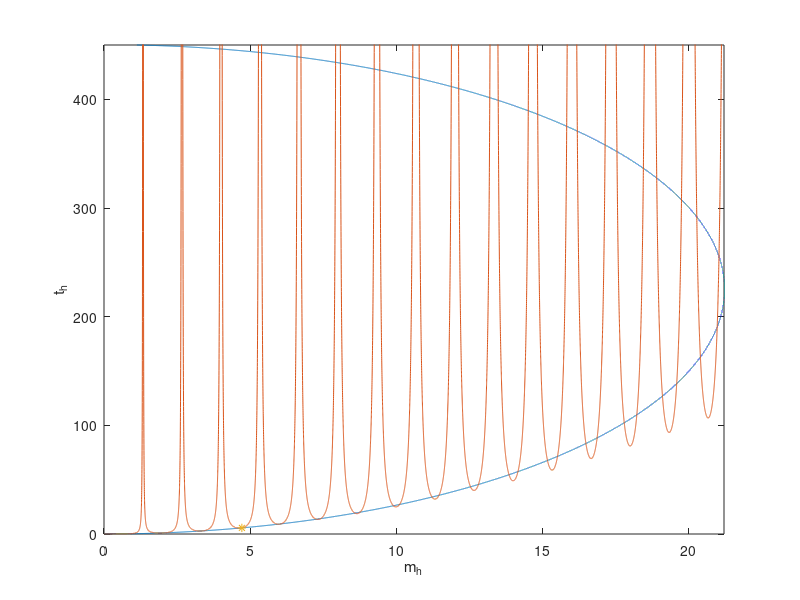

Write the MATLAB code that produced this figure. (Note: this script raises an error after producing the figure.)
%% General todos: rewrite with fsolve

clear all
close all

DoverL = 0.03;
Phi = 5 * 2 * pi; % [rad] Twist
nu = 0.5;
betaoveralpha = 1/(1+nu);

mhofth = @(th) (sqrt(4*th .* (1 - (DoverL^2*pi^2*th)/4)));
thofmh = @(mh) ((mh./(2*cos(1/4*(Phi-(2*pi*mh)/(betaoveralpha))))).^2);


%%
thmax = 450;
mhmax = 21.2;
varth = linspace(0,thmax,50000)';
varmh = linspace(0,mhmax,20000)';

% plot roots
figure(1)
plot(mhofth(varth),varth)
hold on
plot(varmh,thofmh(varmh))
xlabel('m_h')
ylabel('t_h')
axis([0 mhmax 0 thmax])

%plot(15.6834, 73.4830,'*')
%plot(15.4037,  380.0260,'*')

% find solutions in a one dimensional way

g = @(mh) (mh - mhofth(thofmh(mh)));

%% find more solutions
it = 100;
intval = zeros(it,2);
mh0 = zeros(it,1);
th0 = zeros(it,1);

%intval(1,:) = [0, 1];
ic = 1;
% %intval(ic,:) = [0.66, 0.67]; ic=ic+1;
% intval(ic,:) = [0.67, 0.68]; ic=ic+1;
% 
% %intval(ic,:) = [1.9,2.0]; ic=ic+1;
% intval(ic,:) = [2.0,2.1]; ic=ic+1;
% 
% %intval(ic,:) = [3.28,3.334]; ic=ic+1;
% intval(ic,:) = [3.334,3.385]; ic=ic+1;

%lower branch
%intval(ic,:) = [4.5,4.67]; ic=ic+1;
intval(ic,:) = [4.67,4.9]; ic=ic+1;

% upper branch
%intval(ic,:) = [5.279,5.28]; ic=ic+1; %th going up
intval(ic,:) = [5.3875,5.388]; ic=ic+1; %th going down

%lower branch
%intval(ic,:) = [5.9,5.99]; ic=ic+1;
intval(ic,:) = [5.99,6.09]; ic=ic+1;

% upper branch
%intval(ic,:) = [6.599,6.6]; ic=ic+1; %th going up
intval(ic,:) = [6.735,6.736]; ic=ic+1; %th going down

legtext = cell(it,1);
sh = cell(it,1);
req = cell(it,1);

chosenIndices = 1:1:ic-1;

for i =chosenIndices
mh0(i) = fzero(g,intval(i,:));
th0(i) = thofmh(mh0(i));
figure(1)
plot(mh0(i), th0(i),'*')
hold on
figure(2) 
[sh{i},req{i}] = plotBucklingCurve(mh0(i),th0(i));
hold on
legtext{i} = strcat('sol', num2str(i));
end
figure(2)
legend(legtext{chosenIndices})


%% CONTINUE WORKING ON THE INTERVALS TO FIND SOLUTIONS!
%intervals = [0, 0.5,0.8, 1.158, 1.17, 1.187, 1.76, 2.137];
%interval = [18.99 19.39];
%mh0 = fzero(g,intervals(1,4))
%th0 = thofmh(mh0)



   
%% 

%DoverL = D/L;

% m_h = @(M_h) M_h * L   / (2 * pi   * alpha);
% t_h = @(T_h) T_h * L^2 / (4 * pi^2 * alpha);
% 
% DoverLFcn = @(M_h,T_h) (sqrt(4 / (pi^2 *t_h(T_h)) * (1 - m_h(M_h)^2 / (4 *t_h(T_h)))));
% PhiFcn = @(M_h,T_h) (2* pi * m_h(M_h) / (beta/alpha) + 4* acos(m_h(M_h)/(2*sqrt(t_h(T_h)))));
% 
% 
% F = @(x) ([D/L-DoverLFcn(x(1),x(2)), Phi - PhiFcn(x(1),x(2))]);
% guess = [1.2,2];
% 
% 
% %sols = fsolve(@dlandphi,guess);
% sols = fsolve(F,guess);
% 
% % results are:
% M_h = sols(1);%1.3017510114772594996354481051657;
% T_h = sols(2);%2.0178798356198609814539591089399;
% %m_h(M_h) %=15.4037
% %t_h(T_h) %=380.0260
% 
% %% solve non-dimensional
% 
% DoverLFcn2 = @(m_h,t_h) (sqrt(4 / (pi^2 *t_h) * (1 - m_h^2 / (4 *t_h))));
% PhiFcn2 = @(m_h,t_h) (2* pi * m_h / (beta/alpha) + 4* acos(m_h/(2*sqrt(t_h))));
% 
% 
% F2 = @(x) ([D/L-DoverLFcn2(x(1),x(2)), Phi - PhiFcn2(x(1),x(2))]);
% guess2 = [15,380];
% guess2 = [5.28,6.969]; % ->   15.6834 - 0.0000i  73.4830 + 0.0000i
% 
% guess2 = [0.8,0.3]; % ->   15.40 + 0.0000i   380.03 + 0.0000i
% guess2 = [20.78, 177.7]; %->   15.4037  380.0260
% 
% guess2 = [21.2,214];
% guess2 = [15.4037,  380.0260];
% guess2 = [26,76.92]; %->[15.6834, 73.4830]
% 
% guess2 =  [15.6834, 73.4830];
% 
%  guess2 =  [20,137];
%  guess2 =  [19.15,128.5];
%  
% options = optimoptions('fsolve','Display','iter');
% sols2 = fsolve(F2,guess2,options)
% 
% 
% % results are:
% m_h = sols2(1);%1.3017510114772594996354481051657;
% t_h = sols2(2);%2.0178798356198609814539591089399;
% 
% 
% %%
%   
% dlandphi(sols)
% 
% DoverLCalc = eval(subs(sqrt(4 / (pi^2 *t_h) * (1 - m_h^2 / (4 *t_h)))))
% PhiCalc = eval(subs(2* pi * m_h / (beta/alpha) + 4* acos(m_h/(2*sqrt(t_h)))))
% 
% %%


